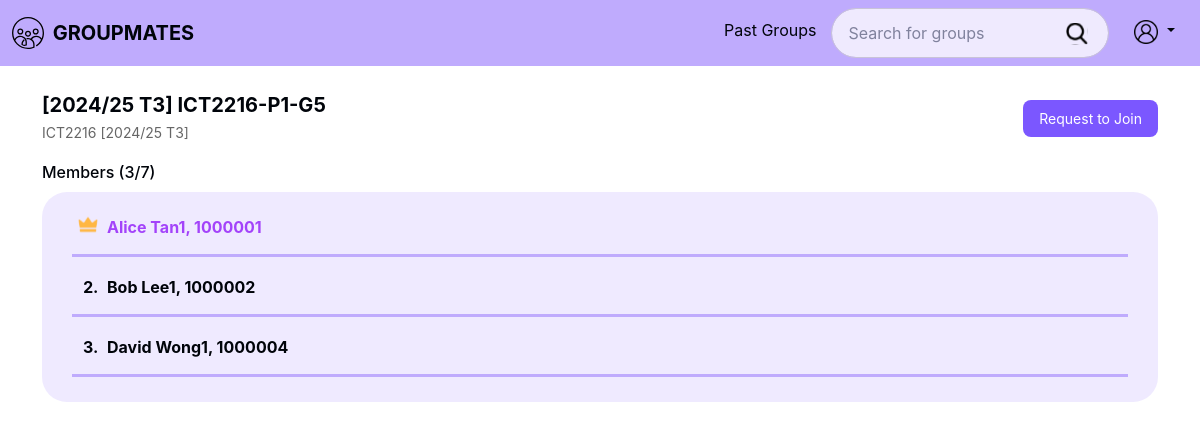
The app's page /group_info.php?groupId=1 (signed in) with its own data.
### tables this page shows
CREATE TABLE `groups` (
  groupId INT AUTO_INCREMENT PRIMARY KEY,
  groupName VARCHAR(255) NOT NULL,
  acadYear VARCHAR(20) NOT NULL,
  trimester VARCHAR(10) NOT NULL,
  moduleCode VARCHAR(20) NOT NULL,
  labGroupCode VARCHAR (10) NULL,
  groupNumber INT NOT NULL,
  noOfMembers INT NOT NULL DEFAULT 0,
  maxGroupSize INT NOT NULL,
  groupStatus ENUM('active', 'inactive', 'closed') NOT NULL, 
  FOREIGN KEY (moduleCode) REFERENCES modules (moduleCode) ON DELETE RESTRICT,
  FOREIGN KEY (labGroupCode, moduleCode) REFERENCES labGroups (labGroupCode, moduleCode) ON DELETE RESTRICT
);

CREATE TABLE groupMembers (
  groupMembersId INT AUTO_INCREMENT PRIMARY KEY,
  groupId INT NOT NULL,
  studentId INT NOT NULL,
  role ENUM('admin', 'member') NOT NULL,
  FOREIGN KEY (groupId) REFERENCES `groups`(groupId) ON DELETE CASCADE,
  FOREIGN KEY (studentId) REFERENCES students(studentId) ON DELETE CASCADE
);

CREATE TABLE students (
  studentId INT PRIMARY KEY CHECK (studentId BETWEEN 1000000 AND 9999999),
  name VARCHAR(255) NOT NULL,
  email VARCHAR(255) NOT NULL UNIQUE,
  password VARCHAR(255) NOT NULL
);

### src/Boundary/GroupPageController.php (called while the page is built, shortened)
<?php
class GroupPageController
{
    private GroupControl $groupControl;
    private GroupMembershipControl $groupMembershipControl;
    public function __construct(GroupControl $groupControl, GroupMembershipControl $groupMembershipControl, PDO $pdo)
    {
        $this->groupControl = $groupControl;
        $this->groupMembershipControl = $groupMembershipControl;
    }
    public function displayGroupDetails(int $groupId): ?array
    {
        $group = $this->groupControl->getGroupInfo($groupId);
        $members = $this->groupMembershipControl->getGroupMembers($groupId);
        return [
            'group' => $group,
            'members' => $members,
        ];
    }
}
?>

### src/Control/GroupControl.php (called while the page is built, shortened)
<?php
class GroupControl
{
    private GroupRepository $groupRepo;
    public function __construct(
        GroupRepository $groupRepo,
        GroupMembershipRepository $groupMembershipRepo
    ) {
        $this->groupRepo = $groupRepo;
    }
    public function getGroupInfo(int $groupId): ?Group
    {
        return $this->groupRepo->getGroup($groupId);
    }
}
?>

### src/Mapper/GroupMapper.php (called while the page is built, shortened)
<?php
class GroupMapper implements GroupRepository
{
    private PDO $dbConnection;
    public function __construct(PDO $dbConnection)
    {
        $this->dbConnection = $dbConnection;
    }
    private function mapRowToGroup(array $row): Group
    {
        $group = new Group(
            $row['acadYear'],
            $row['trimester'],
            $row['moduleCode'],
            $row['labGroupCode'],
            (int) $row['groupNumber'],
            (int) $row['maxGroupSize'],
            $row['groupStatus'],
            (int) $row['noOfMembers']
        );
        $group->assignGroupId((int) $row['groupId']);
        $group->assignGroupName($row['groupName']);
        return $group;
    }
    public function getGroup(int $groupId): ?Group
    {
        $stmt = $this->dbConnection->prepare("
            SELECT *
            FROM `groups`
            WHERE groupId = :groupId
        ");
        $stmt->bindParam(':groupId', $groupId);
        $stmt->execute();
        $result = $stmt->fetch(PDO::FETCH_ASSOC);
        if ($result) {
            $group = $this->mapRowToGroup($result);
            return $group;
        }
        return null;
    }
}
?>

### src/Control/GroupMembershipControl.php (called while the page is built, shortened)
<?php
class GroupMembershipControl
{
    private GroupMembershipRepository $groupMembershipRepo;
    private GroupJoinRequestsRepository $groupJoinRequestsRepo;
    public function __construct(
        GroupMembershipRepository $groupMembershipRepo,
        GroupRepository $groupRepo,
        GroupJoinRequestsRepository $groupJoinRequestsRepo
    ) {
        $this->groupMembershipRepo = $groupMembershipRepo;
        $this->groupJoinRequestsRepo = $groupJoinRequestsRepo;
    }
    public function getGroupMembers(int $groupId): array
    {
        return $this->groupMembershipRepo->getMembers($groupId);
    }
    public function requestExists(int $studentId, int $groupId): bool
    {
        return $this->groupJoinRequestsRepo->requestExists($studentId, $groupId);
    }
}
?>

### src/Mapper/GroupMembershipMapper.php (called while the page is built, shortened)
<?php
class GroupMembershipMapper implements GroupMembershipRepository
{
    private PDO $db;
    public function __construct(PDO $db)
    {
        $this->db = $db;
    }
    public function getMembers(int $groupId): array
    {
        $stmt = $this->db->prepare("
            SELECT gm.*, s.name
            FROM groupMembers gm
            JOIN students s ON gm.studentId = s.studentId
            WHERE gm.groupId = :groupId
            ORDER BY gm.role ASC, gm.studentId ASC
        ");
        $stmt->execute([':groupId' => $groupId]);
        $groupMembers = [];
        while ($row = $stmt->fetch(PDO::FETCH_ASSOC)) {
            $membership = new GroupMembership(
                (int) $row['groupId'],
                (int) $row['studentId'],
                $row['role']
            );
            if (isset($row['name'])) {
                $membership->assignStudentName($row['name']);
            }
            $groupMembers[] = $membership;
        }
        return $groupMembers;
    }
}
?>

### src/Entity/Group.php (called while the page is built, shortened)
<?php
class Group
{
    private string $groupName;
    private string $acadYear;
    private string $trimester;
    private string $moduleCode;
    private int $maxMembers;
    public function getGroupName(): string
    {
        return $this->groupName;
    }
    public function getAcadYear(): string
    {
        return $this->acadYear;
    }
    public function getTrimester(): string
    {
        return $this->trimester;
    }
    public function getModuleCode(): string
    {
        return $this->moduleCode;
    }
    public function getMaxMembers(): int
    {
        return $this->maxMembers;
    }
    private function setGroupName(string $groupName): void
    {
        $this->groupName = $groupName;
    }
    private function setAcadYear(string $acadYear): void
    {
        $this->acadYear = $acadYear;
    }
    private function setTrimester(string $trimester): void
    {
        $this->trimester = $trimester;
    }
    private function setModuleCode(string $moduleCode): void
    {
        $this->moduleCode = $moduleCode;
    }
    private function setMaxMembers(int $maxMembers): void
    {
        $this->maxMembers = $maxMembers;
    }
}
?>

### src/Boundary/GroupMembershipController.php (called while the page is built, shortened)
<?php
class GroupMembershipController
{
    private GroupMembershipControl $groupMembershipControl;
    public function __construct(GroupMembershipControl $groupMembershipControl, PDO $pdo)
    {
        $this->groupMembershipControl = $groupMembershipControl;
    }
    public function onCheckIfRequested(int $groupId, int $studentId): bool
    {
        return $this->groupMembershipControl->requestExists($groupId, $studentId);
    }
}
?>

### src/Mapper/GroupJoinRequestsMapper.php (called while the page is built, shortened)
<?php
class groupJoinRequestsMapper implements GroupJoinRequestsRepository {
    private PDO $dbConnection;
    public function __construct(PDO $dbConnection) {
        $this->dbConnection = $dbConnection;
    }
    public function requestExists(int $studentId, int $groupId): bool
    {
        $stmt = $this->dbConnection->prepare("
            SELECT COUNT(*) FROM groupjoinrequests
            WHERE groupId = :groupId AND requesterId = :studentId
        ");
        $stmt->execute([
            ':groupId' => $groupId,
            ':studentId' => $studentId
        ]);
        return $stmt->fetchColumn() > 0;
    }
}
?>

### src/Entity/GroupMembership.php (called while the page is built, shortened)
<?php
class GroupMembership
{
    private int $studentId;
    private ?string $studentName = null;
    private string $role;
    public function getStudentId(): int
    {
        return $this->studentId;
    }
    public function getStudentName(): ?string
    {
        return $this->studentName;
    }
    public function getRole(): string
    {
        return $this->role;
    }
    private function setStudentId(int $studentId): void
    {
        $this->studentId = $studentId;
    }
    private function setStudentName(?string $studentName): void
    {
        $this->studentName = $studentName;
    }
    private function setRole(string $role): void
    {
        $this->role = $role;
    }
}
?>

### public/group_info.php (the view, shortened to what this page needs)
<?php
require_once __DIR__ . '/../src/bootstrap.php';
$studentId = $_SESSION['user']['id'] ?? null;
$groupId = isset($_GET['groupId']) ? (int)$_GET['groupId'] : null;
$groupRepo = new GroupMapper($pdo);
$groupMembershipRepo = new GroupMembershipMapper($pdo);
$groupJoinRequestsRepo = new GroupJoinRequestsMapper($pdo);
$groupControl = new GroupControl($groupRepo, $groupMembershipRepo);
$groupMembershipControl = new GroupMembershipControl($groupMembershipRepo, $groupRepo, $groupJoinRequestsRepo);
$groupController = new GroupPageController($groupControl, $groupMembershipControl, $pdo);
$groupMembershipController = new GroupMembershipController($groupMembershipControl, $pdo);
$hasRequested = $groupMembershipController->onCheckIfRequested($studentId, $groupId);
$groupData = $groupController->displayGroupDetails($groupId);
$group = $groupData['group'];
$members = $groupData['members'];
?>
<div class="group-info container">
    <div class="group-header">
        <div class="group-title">
            <h2><?= htmlspecialchars($group->getGroupName()) ?></h2>
            <p><?= htmlspecialchars($group->getModuleCode()) ?> [<?= htmlspecialchars($group->getAcadYear()) ?> T<?= htmlspecialchars($group->getTrimester()) ?>]</p>
        </div>
        <form method="POST" action="process_group_request.php" style="display: inline;">
            <?php if ($hasRequested): ?>
                <button class="join-button" disabled>Requested</button>
            <?php else: ?>
                <button class="join-button" type="submit">Request to Join</button>
            <?php endif; ?>
        </form>
    </div>
    <div class="members-section">
        <h3>Members (<?= count($members) ?>/<?= $group->getMaxMembers() ?>)</h3>
        <ol class="info-item showing current-members name-list">
            <?php foreach ($members as $member):
                if (($member->getRole() === 'admin') && ($member->getStudentId() == $studentId)): ?>
                    <li class="user admin">
                <?php elseif($member->getRole() === 'admin'): ?>
                    <li class="admin">
                <?php elseif($member->getStudentId() == $studentId): ?>
                    <li class="user">
                <?php else: ?>
                    <li>
                <?php endif; ?>
                        <div class="member-wrapper">
                            <a class="profile-link text-decoration-none" href="#"><?= htmlspecialchars($member->getStudentName())?>, <?= htmlspecialchars($member->getStudentId())?></a>
                        </div>
                    </li>
            <?php endforeach; ?>
        </ol>
    </div>
</div>
<?php
include '_layout.php';
?>

### public/css/style.css (style rules this page uses)
:root { --text: #00040A; --text-secondary: #666666; --background: #FFFFFF; --primary: #7B57FF; --secondary: #BfABFD; --secondary-25: rgb(191, 171, 253, 0.25); --accent: #A343FA; --accent-25: rgb(163, 67, 250, 0.25); --danger: #FF7368; --success: #35D6A0; }
html, body { margin: 0; padding: 0; font-family: 'Inter', sans-serif; font-size: 16px; color: var(--text); background-color: var(--background); }

### public/css/home.css (style rules this page uses)
.group-item, .info-item { position: relative; background-color: var(--secondary-25); padding: 20px; padding-left: 34px; border-radius: 25px; margin-bottom: 5%; }
.info-item { display: none; }
.info-item.showing { display: block; }
.name-list > li, .current-members.name-list > li.user { padding: 18px 0; position: relative; font-weight: bold; }
.current-members.name-list > li { padding: 0; }
.name-list > li::after { position: absolute; content: ''; width: 100%; left: -30px; bottom: 0; border-bottom: 3px solid var(--secondary); }
.name-list > li > div > a { margin-left: 5px; }
.request-wrapper, .member-wrapper { display: flex; justify-content: space-between; align-items: center; width: 90%; }
.current-members > li::marker, .current-members .profile-link { color: var(--text); }
.current-members > li.user .profile-link, .current-members > li.user::marker { color: var(--accent); }
ol li.admin:first-child::marker { content: ""; }
ol li.admin:first-child::before { content: ""; position: absolute; left: -24px; width: 20px; height: 20px; background-image: url('../img/crown.svg'); background-size: contain; background-repeat: no-repeat; top: 50%; transform: translateY(-62%); }

### public/css/group.css (style rules this page uses)
.group-header { display: flex; justify-content: space-between; align-items: center; margin-bottom: 20px; }
.group-title h2 { margin: 0; font-size: 20px; font-weight: bold; }
.group-title p { margin: 5px 0 0; font-size: 14px; color: #666; }
.join-button { background-color: var(--primary); color: white; border: none; padding: 8px 16px; border-radius: 8px; cursor: pointer; font-size: 14px; transition: background-color 0.3s ease; }
.members-section h3 { font-size: 16px; margin-bottom: 10px; }
.group-info .info-item { padding: 5px 0 25px 60px; }
.group-info .profile-link { color: var(--text); transition: all 0.3s ease; }
.group-info .current-members.name-list > li { padding: 18px 0; }

### records on screen
groups: groupName "[2024/25 T3] ICT2216-P1-G5", moduleCode "ICT2216", acadYear "2024/25", trimester "3", maxGroupSize "7"
groupmembers: studentId.name "Alice Tan1", studentId "1000001"
groupmembers: studentId.name "Bob Lee1", studentId "1000002"
groupmembers: studentId.name "David Wong1", studentId "1000004"

### other values on screen
count($members) "3"
